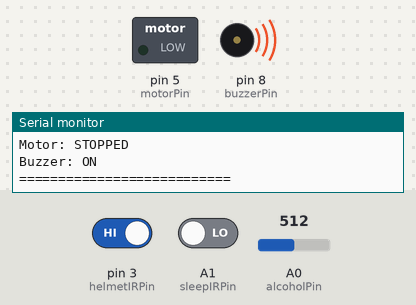
Simulated run of this sketch. Board: Arduino Uno, built with avr-gcc and run on an emulated ATmega328P. On the bench: switched loads named in the sketch (green lamp = pin HIGH), buzzer (waves = sounding, pin HIGH), the last lines printed to the serial monitor. The inputs (shaded band) are chosen by the test bench; at power-on: A0 (alcoholPin) = 512, pin 3 (helmetIRPin) HIGH, A1 (sleepIRPin) LOW.

Above: at 1.2 s.
1.3 s: A0 (alcoholPin) set to 218
2.8 s: A0 (alcoholPin) set to 198
At 3.4 s:
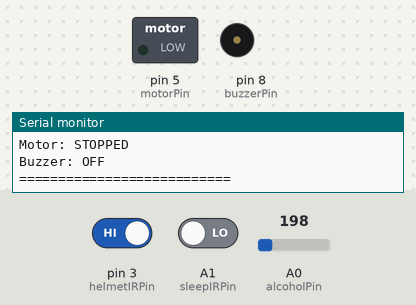
5.8 s: pin 3 (helmetIRPin) driven LOW
7.4 s: A1 (sleepIRPin) driven HIGH
At 8.6 s:
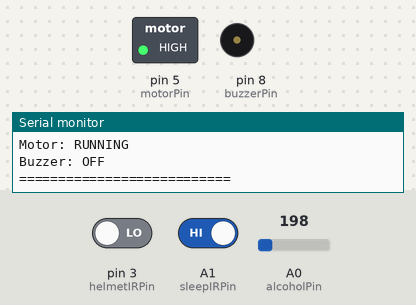
8.9 s: pin 3 (helmetIRPin) driven HIGH
At 10.1 s:
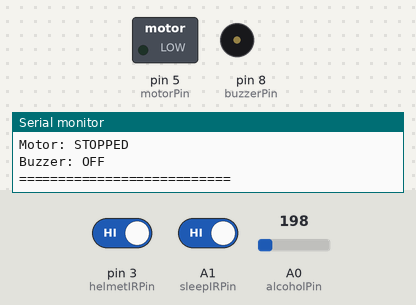
10.4 s: A0 (alcoholPin) set to 220
At 11.5 s:
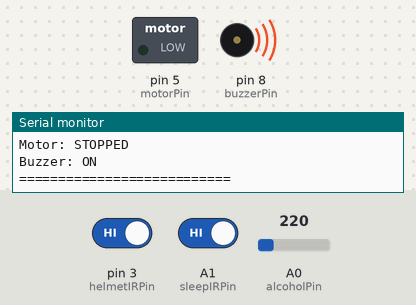
Timing chart, 0 to 12.9 s (numbered marks = the images above; inputs shaded):
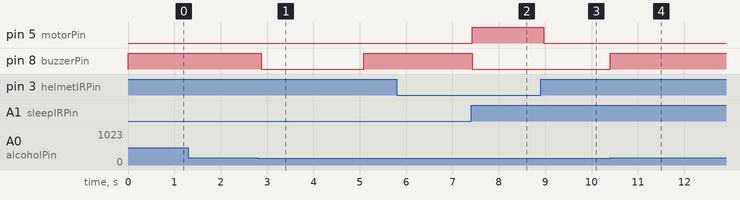

Measured:
- the behaviour switches between 211 and 210 on A0 (alcoholPin) (found by bisection; images 0 and 1)
- after the input at 2.8 s, pin 8 (buzzerPin): HIGH → LOW after 0.07 s, → HIGH 2.2 s later
- after the input at 7.4 s, pin 5 (motorPin): LOW → HIGH at once; pin 8 (buzzerPin): HIGH → LOW at once
- after the input at 8.9 s, pin 5 (motorPin): HIGH → LOW after 0.07 s
- after the input at 10.4 s, pin 8 (buzzerPin): LOW → HIGH at once

The sketch:

SmartHelmet_Transmitter.ino
```cpp
const int helmetIRPin = 3;
const int sleepIRPin  = A1;
const int alcoholPin  = A0;
const int alcoholThreshold = 210;

const int buzzerPin = 8;
const int motorPin  = 5;          // Motor control pin (D5 chosen)

unsigned long eyesClosedStart = 0;
bool eyesWereClosed = false;
bool sleeping = false;

void setup() {
  Serial.begin(115200);
  pinMode(helmetIRPin, INPUT_PULLUP);
  pinMode(sleepIRPin, INPUT);
  pinMode(buzzerPin, OUTPUT);
  pinMode(motorPin, OUTPUT);
  digitalWrite(buzzerPin, LOW);
  digitalWrite(motorPin, LOW);
  Serial.println("Smart Helmet Streaming Status...");
}

void loop() {
  bool helmetWorn = (digitalRead(helmetIRPin) == LOW);
  bool eyesClosed = (digitalRead(sleepIRPin) == LOW);
  int alcoholReading = analogRead(alcoholPin);
  bool alcoholDetected = (alcoholReading > alcoholThreshold);

  // Eyes closed logic
  if (eyesClosed) {
    if (!eyesWereClosed) {
      eyesClosedStart = millis();
      eyesWereClosed = true;
    } else if (millis() - eyesClosedStart >= 5000) {
      sleeping = true;
    }
  } else {
    eyesWereClosed = false;
    sleeping = false;
  }

  // Engine ON only if helmet worn, not sleeping, no alcohol
  bool engineOn = (helmetWorn && !sleeping && !alcoholDetected);

  // Buzzer logic
  if (sleeping || alcoholDetected) {
    digitalWrite(buzzerPin, HIGH);
  } else {
    digitalWrite(buzzerPin, LOW);
  }

  // Motor logic
  if (engineOn) {
    digitalWrite(motorPin, HIGH); // run motor
  } else {
    digitalWrite(motorPin, LOW);  // stop motor
  }

  // Status print
  Serial.println("===========================");
  Serial.print("Helmet: ");   Serial.println(helmetWorn ? "Worn" : "Not Worn");
  Serial.print("Eyes: ");     Serial.println(eyesClosed ? "Closed" : "Open");
  Serial.print("Sleeping: "); Serial.println(sleeping ? "YES (5s closed)" : "NO");
  Serial.print("Alcohol: ");  Serial.println(alcoholDetected ? "Detected" : "Not Detected");
  Serial.print("Alcohol Value: "); Serial.println(alcoholReading);
  Serial.print("Engine: ");   Serial.println(engineOn ? "ON" : "OFF");
  Serial.print("Motor: ");    Serial.println(digitalRead(motorPin) ? "RUNNING" : "STOPPED");
  Serial.print("Buzzer: ");   Serial.println(digitalRead(buzzerPin) ? "ON" : "OFF");
  Serial.println("===========================");

  delay(100);
}
```
